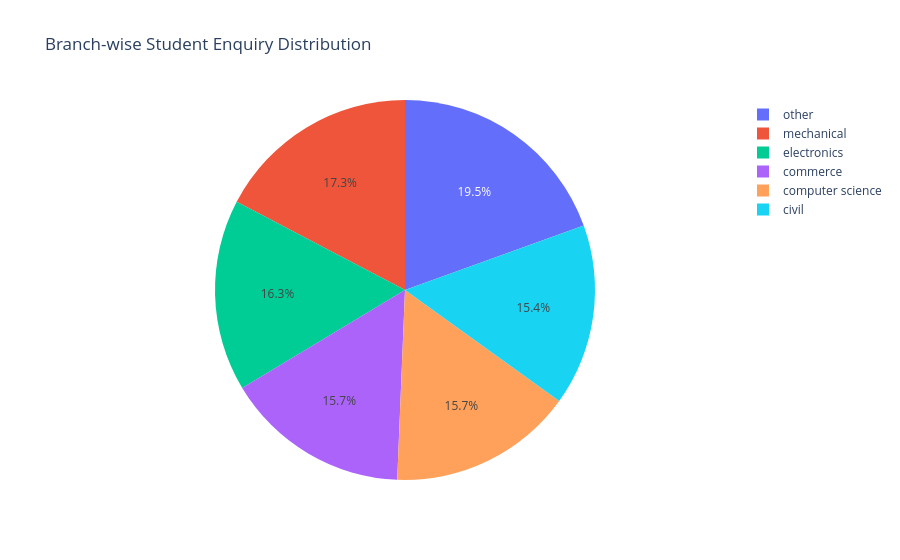

Notebook cell for this chart:
### Code cell
fig = px.pie(
    branch_count,
    names="branch",
    values="student_count",
    title="Branch-wise Student Enquiry Distribution"
)

fig.show()

### Figure 1 — Plotly figure (JSON) as saved in the notebook; plotly's stock layout.template omitted (floating-point values rounded to 4 significant figures)
{"data": [{"domain": {"x": [0, 1], "y": [0, 1]}, "hovertemplate": "branch=%{label}<br>student_count=%{value}<extra></extra>", "labels": ["other", "mechanical", "electronics", "commerce", "computer science", "civil"], "legendgroup": "", "name": "", "showlegend": true, "type": "pie", "values": [269, 239, 225, 217, 217, 213]}], "layout": {"legend": {"tracegroupgap": 0}, "title": {"text": "Branch-wise Student Enquiry Distribution"}}}
